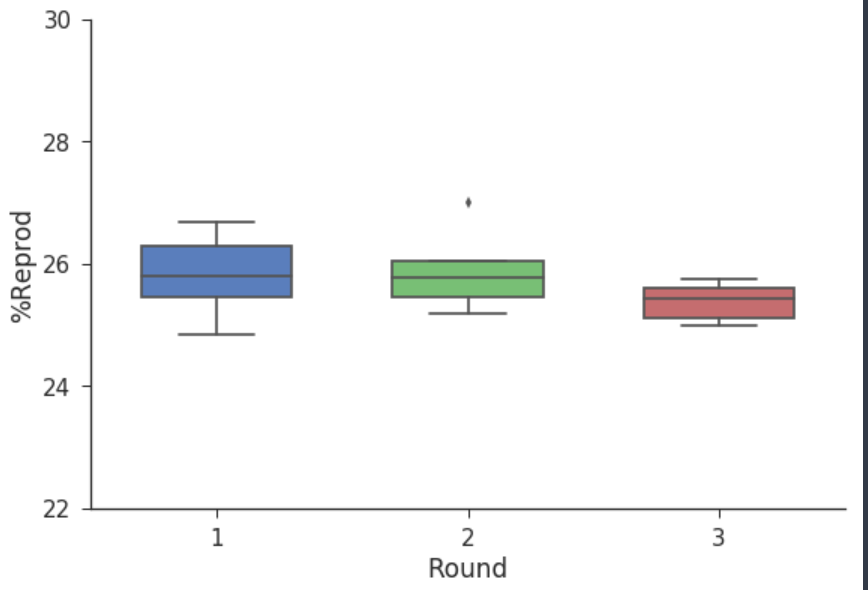

Recreate this plot in Python.
import matplotlib.pyplot as plt
import seaborn as sns
sns.set_style("whitegrid")
tips = sns.load_dataset("tips")
# 绘制箱线图
ax = sns.boxplot(x=tips["total_bill"])
# 竖着放的箱线图，也就是将x换成y
ax = sns.boxplot(y=tips["total_bill"])
ax = sns.boxplot(x="day", y="total_bill", data=tips)
# ax = sns.boxplot(x="day", y="total_bill", hue="smoker",
#                     data=tips, palette="Set3")
plt.show()

import pandas as pd
df = pd.read_csv('reprod.csv')
df.head(5)

df.iloc[:,1]

import seaborn as sns
import numpy as np
sns.set(style="ticks", palette="muted", color_codes=True)
plt.figure(figsize=(9, 6))
# sns.set_style("whitegrid")
# tips = sns.load_dataset("tips")
# 绘制箱线图
ax = sns.boxplot(x='Round',y='Reprod%', data = df,width = 0.6)
plt.xlabel('Round',fontsize=17)  
plt.ylabel('%Reprod',fontsize=17) 
plt.tick_params(labelsize=15)
plt.yticks(np.arange(22,31,2))
sns.despine()
plt.savefig('sca_sim',dpi = 220)
